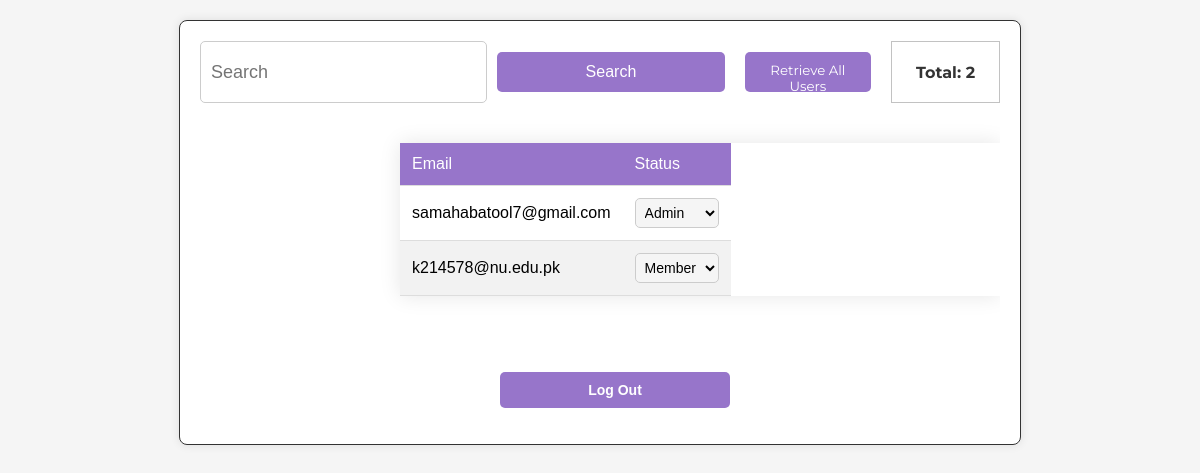
Page /todolist/users/ (signed in) on the committed database.
### tdapp/models.py (models this page shows, shortened)
class CustomUser(AbstractUser):
    username = None
    email = models.EmailField(_("email address"), unique=True)
    USERNAME_FIELD = "email"
    REQUIRED_FIELDS = []
    objects = CustomUserManager()

### tdapp/views.py (the view)
# urls.py: path('users/', user_list, name='user-list'),
@login_required
def user_list(request):
    if request.user.is_superuser:
        users = CustomUser.objects.all()
    else:
        return Response(status=status.HTTP_404_NOT_FOUND)
    return render(request, 'admin/user-list.html', {'users': users})

### templates/admin/user-list.html (shortened to what this page needs)
{% extends "base.html" %}
{% block extra_css %}
<link rel="stylesheet" href="https://cdnjs.cloudflare.com/ajax/libs/font-awesome/6.0.0/css/all.min.css">
{% endblock %}
{% block content %}
<div id="vanta-container"></div>
<div class="container">
{% if user.is_authenticated %}
    {% if user.is_superuser %}
        <div class="form-container">
            <form id="search-form" class="search_field">
                <input id="search-input" type="text" class="input-search" placeholder="Search" />
                <button type="submit" class="search-button">Search</button>
            </form>
            <button class="retrieve-all-button">Retrieve All Users</button>
            <div class="total-records-indicator">Total: {{ users.count }}</div>
        </div>
        <div class="table-container">
            <table class="table">
                <thead>
                    <tr>
                        <th>Email</th>
                        <th>Status</th>
                    </tr>
                </thead>
                <tbody>
                    {% for user in users %}
                        <tr>
                            <td>{{ user.email }}</td>
                            <td>
                                <select class="status-select" data-user-id="{{ user.id }}">
                                    <option value="True" {% if user.is_superuser %}selected{% endif %}>Admin</option>
                                    <option value="False" {% if not user.is_superuser %}selected{% endif %}>Member</option>
                                </select>
                            </td>
                        </tr>
                    {% endfor %}
                </tbody>
            </table>
        </div>
    {% else %}
        <p>Hi {{ user.email }}!</p>
        <p>Hey Kid you are not allowed to access this page.</p>
    {% endif %}
    <p><a href="{% url 'logout' %}" class="logout">Log Out</a></p>
{% else %}
    <p>You are not logged in.</p>
    <a href="{% url 'login' %}">Log In</a> |
    <a href="{% url 'signup' %}">Sign Up</a>
{% endif %}
</div>
{% endblock %}

### assets/static/css/style.css (style rules this page uses)
body { font-family: Arial, sans-serif; background-color: #3f1cbd; margin: 0; padding: 0; }

### templates/base.html (style rules this page uses)
body { font-family: 'Segoe UI', Tahoma, Geneva, Verdana, sans-serif; padding: 0% 5%; justify-content: center; align-items: center; max-width: 100%; overflow-x: hidden; background-color: white; margin: 0px; }
a { border-color: #003b66; background-color: transparent; border-width: 10px; display: block; padding: 8px; text-decoration: none; color: black; font-weight: bold; }
.container { padding: 30px; width: 100%; max-width: 900px; }
.table-container { display: flex; justify-content: center; margin-top: 20px; }
table { background-color: #fff; width: auto; overflow-x: auto; overflow-y: auto; margin-left: auto; margin-right: auto; display: block; margin-bottom: 50px; border-collapse: collapse; box-shadow: 0 0 20px rgba(0, 0, 0, 0.1); }
table thead { overflow: hidden; position: sticky; top: 0; }
table tbody { overflow-y: auto; }
table th, table td { padding: 12px 15px; text-align: left; height: 15px; }
table th { background-color: #003b66; color: #fff; font-weight: 500; position: sticky; top: 0; }
table tbody tr:nth-child(even) { background-color: #f2f2f2; }
select, span { padding: 8px 12px; font-size: 14px; }
.total-records-indicator { border-width: 0px; border-style: solid; background-color: white; color: black; border-color: #c2c2c2; height: 20px; width: 80px; border-width: 1px; padding: 10px 20px; font-family: 'Montserrat', sans-serif; justify-content: center; text-align: center; align-items: center; }
.retrieve-all-button { border-width: 0px; border-style: solid; color: white; background-color: #003b66; border-color: #003b66; border-width: 1px; padding: 10px 20px; font-family: 'Montserrat', sans-serif; justify-content: center; align-items: center; transition: 0.3s; }
.search_field { display: flex; align-items: center; position: relative; width: 100%; }
.search-button { padding: 10px; border: 1px solid #ccc; background-color: #003b66; color: white; font-size: 16px; cursor: pointer; width: 50%; }
.input-search { font-size: 18px; padding: 5px 10px; height: 30px; width: 100%; padding-left: 35px; outline: none; background: #FFFFFF; color: #000000; border: 1px solid #C4D1EB; box-shadow: 3 }
@media screen and (min-width: 600px) { .search_field { width: 80%; } }
@media screen and (min-width: 600px) { .search-button { width: 80%; } }

### templates/admin/user-list.html (style rules this page uses)
body { padding: 0; margin: 0; font-family: Arial, sans-serif; background-color: #f5f5f5; }
#vanta-container { position: fixed; top: 0; left: 0; width: 100%; height: 100%; z-index: -1; }
.container { max-width: 800px; margin: 0 auto; margin-top: 20px; padding: 20px; background-color: #fff; border-radius: 8px; box-shadow: 0 0 10px rgba(0, 0, 0, 0.1); border: 1px solid #333; z-index: 1; position: relative; }
.form-container { display: flex; align-items: center; justify-content: space-between; margin-bottom: 20px; z-index: 1; position: relative; }
.search_field { display: flex; align-items: center; flex-grow: 1; margin-right: 10px; }
.input-search { flex-grow: 1; padding: 10px; border: 1px solid #ccc; border-radius: 5px; margin-right: 10px; height: 40px; }
.search-button, .retrieve-all-button { padding: 10px 15px; background-color: #9775ca; border: none; border-radius: 5px; color: #fff; cursor: pointer; transition: background-color 0.3s; margin-right: 10px; height: 40px; }
.total-records-indicator { font-weight: bold; color: #333; margin-left: 10px; height: 40px; display: flex; align-items: center; }
.table-container { overflow-x: auto; align-items: center; justify-content: center; }
.table { margin-left: 25%; width: 100%; border-collapse: collapse; margin-top: 20px; }
.table th, .table td { padding: 12px; text-align: left; border-bottom: 1px solid #ddd; }
.table th { background-color: #9775ca; color: #fff; }
.table tr:nth-child(even) { background-color: #f2f2f2; }
.status-select { border: 1px solid #ccc; border-radius: 5px; padding: 5px; background-color: #f5f5f5; }
.logout { text-align: center; width: 25%; color: #fff; font-size: 14px; background-color: #9775ca; border: none; border-radius: 5px; padding: 10px 15px; text-decoration: none; display: inline-block; margin-top: 10px; transition: background-color 0.3s; margin-left: 37.5%; z-index: 1; position: relative; }

### rows in the picture
CustomUser: email "samahabatool7@gmail.com", is_superuser+id "Admin"
CustomUser: email "k214578@nu.edu.pk", is_superuser+id "Member"

### other values in the picture
{{ users.count }} "2"
